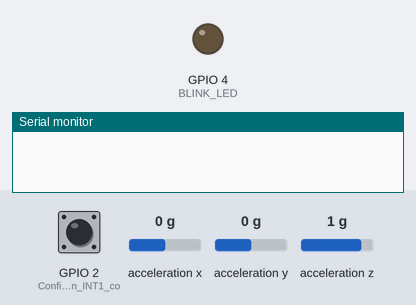
Recording of a sketch running on a simulated ESP32. Parts: output pins drawn as LEDs (lit = HIGH), the last lines printed to the serial monitor. Wiring (inferred from the names in the program): ADXL345 accelerometer at I2C address 0x53. The test bench sets the inputs (shaded band); at power-on: GPIO 2 (Configurar_el_pin_INT1_co) HIGH, acceleration x 0 g, acceleration y 0 g, acceleration z 1 g.

Above: at 1.3 s.
1.4 s: GPIO 2 (Configurar_el_pin_INT1_co) pulled LOW for 0.15 s
3.0 s: GPIO 2 (Configurar_el_pin_INT1_co) pulled LOW for 1 s
At 5.2 s:
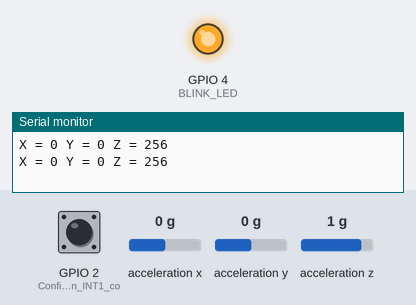
5.5 s: GPIO 2 (Configurar_el_pin_INT1_co) pulled LOW for 3.2 s
At 10.1 s:
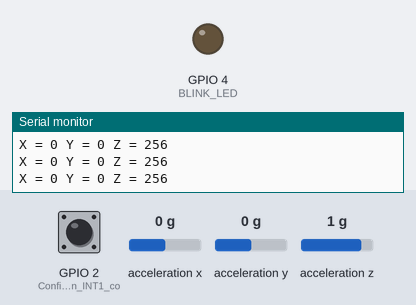
Timing chart, 0 to 11.6 s (numbered marks = the images above; inputs shaded):
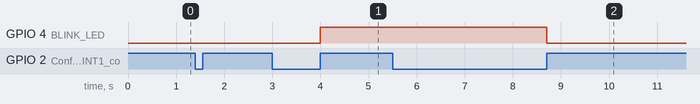

The sketch:

ble.ino
```cpp
#include <Wire.h>

#define ADXL345_ADDRESS 0x53
#define BLINK_LED 4
volatile bool data_ready = false;
//unsigned long timer = 0;

void IRAM_ATTR isr() {
  data_ready = true;
}

void setup() {
  Serial.begin(9600);
  Wire.begin(); // Inicializar comunicación I2C en pines 21 y 22
  delay(100);

  // Configurar el ADXL345
    Wire.beginTransmission(ADXL345_ADDRESS);
  Wire.write(0x2D);
  Wire.write(0x08);
  Wire.endTransmission();

  Wire.beginTransmission(ADXL345_ADDRESS);
  Wire.write(0x31); // Registro DATA_FORMAT
  Wire.write(0x0B); // Establecer rango de +/-2g
  Wire.endTransmission();

  Wire.beginTransmission(ADXL345_ADDRESS);
  Wire.write(0x2C); // Registro BW_RATE
  Wire.write(0x0A); // Establecer tasa de muestreo en 25Hz
  Wire.endTransmission();

  Wire.beginTransmission(ADXL345_ADDRESS);
  Wire.write(0x2E); // Registro INT_ENABLE
  Wire.write(0x80); // Habilitar interrupción DATA_READY
  Wire.endTransmission();

  Wire.beginTransmission(ADXL345_ADDRESS);
  Wire.write(0x2F); // Registro INT_MAP
  Wire.write(0x7F); // Mapear la interrupción DATA_READY al pin INT1
  Wire.endTransmission();

  Wire.beginTransmission(ADXL345_ADDRESS);
  Wire.write(0x24); // Registro THRESH_ACT
  Wire.write(10); // Establecer umbral de activación en 10 LSB
  Wire.endTransmission();

  Wire.beginTransmission(ADXL345_ADDRESS);
  Wire.write(0x27); // Registro ACT_INACT_CTL
  Wire.write(0x08); // Establecer tiempo de duración de interrupción en 625 us
  Wire.endTransmission();

  pinMode(2, INPUT_PULLUP); // Configurar el pin INT1 como entrada con pullup
  pinMode(BLINK_LED,OUTPUT);
  attachInterrupt(digitalPinToInterrupt(2), isr, RISING); // Configurar interrupción en flanco de subida
}
bool led=true;
bool blink_p(bool flag){
  flag = !flag;
  if (flag)
  {
    digitalWrite(BLINK_LED,HIGH);
  }
  else
  {
    digitalWrite(BLINK_LED,LOW);
  }
  return flag;
}
void loop() {
  if (data_ready) {
    led=blink_p(led);
    data_ready = false;
    // Leer los valores de aceleración en los 3 ejes
    int16_t x, y, z;
    Wire.beginTransmission(ADXL345_ADDRESS);
    Wire.write(0x32); // Registro X0
    Wire.endTransmission(false);
    Wire.requestFrom(ADXL345_ADDRESS, 6, true);
    x = (Wire.read() | (Wire.read() << 8));
    y = (Wire.read() | (Wire.read() << 8));
    z = (Wire.read() | (Wire.read() << 8));
    // Imprimir los valores de aceleración
    Serial.print("X = ");
    Serial.print(x);
    Serial.print(" Y = ");
    Serial.print(y);
    Serial.print(" Z = ");
    Serial.println(z);
  }
}
```

Measured:
- after the input at 3.0 s, GPIO 4 (BLINK_LED): LOW → HIGH after 1.0 s
- after the input at 5.5 s, GPIO 4 (BLINK_LED): HIGH → LOW after 3.2 s
